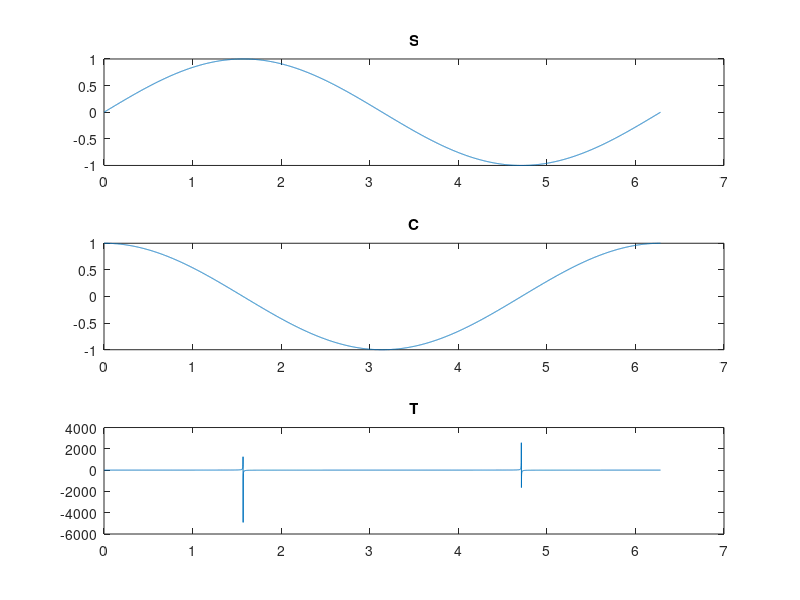

This chart was generated by the following MATLAB code:
% Subplots example:

close
clear
clc

% Number of subplots:
numOfPlots=3;

% Create a time vector:
timeVec=0:0.001:2*pi;

% Create trig vectors:
sinVec = sin(timeVec);
cosVec = cos(timeVec);
tanVec = tan(timeVec);

% Concatenate above vectors
allVecs=[sinVec;cosVec;tanVec];

% Make vector for titles of different subplots. Note the use of double
% quotes here rather than single quotes - this creates a string datatype
% (size of 1 per string) instead of a char datatype (size of 1 *per char*),
% making them easier to concatenate as below.
nameStrings=["Sine";"Cosine";"Tangent"];

% Now, create the figure!
figure;

% Note the indexing of allVecs() to get data from all the columns in a
% certain row. Note also that all plot-related commands are applied to the
% target position specified in the most recent call of
% subplot(r,c,<position>).
for i=1:numOfPlots
    subplot(numOfPlots,1,i);
    plot(timeVec,allVecs(i,:));
    title(nameStrings(i));
end

